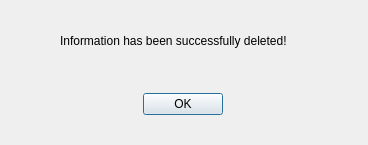
<?xml version="1.0" encoding="UTF-8"?>
<ui version="4.0">
 <class>Deleted</class>
 <widget class="QDialog" name="Deleted">
  <property name="geometry">
   <rect>
    <x>0</x>
    <y>0</y>
    <width>368</width>
    <height>145</height>
   </rect>
  </property>
  <property name="windowTitle">
   <string>Successful Deletion</string>
  </property>
  <widget class="QLabel" name="label">
   <property name="geometry">
    <rect>
     <x>60</x>
     <y>20</y>
     <width>291</width>
     <height>41</height>
    </rect>
   </property>
   <property name="text">
    <string>Information has been successfully deleted!</string>
   </property>
  </widget>
  <widget class="QDialogButtonBox" name="buttonBox">
   <property name="geometry">
    <rect>
     <x>30</x>
     <y>90</y>
     <width>193</width>
     <height>28</height>
    </rect>
   </property>
   <property name="standardButtons">
    <set>QDialogButtonBox::Ok</set>
   </property>
  </widget>
 </widget>
 <resources/>
 <connections/>
</ui>
